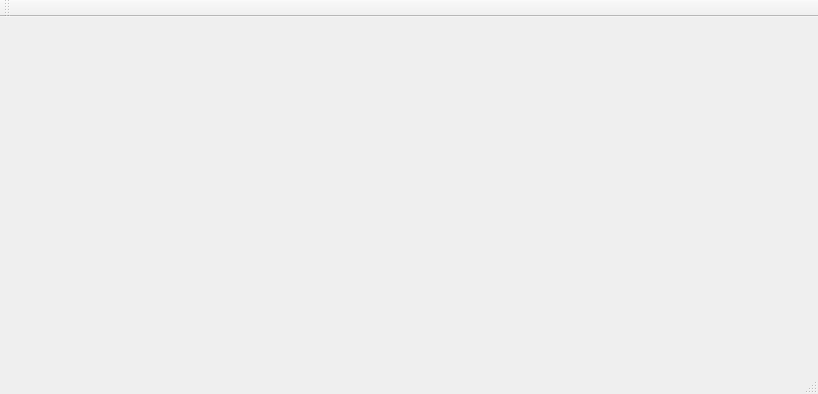
<?xml version="1.0" encoding="UTF-8"?>
<ui version="4.0">
 <class>RenderWindow</class>
 <widget class="QMainWindow" name="RenderWindow">
  <property name="geometry">
   <rect>
    <x>0</x>
    <y>0</y>
    <width>818</width>
    <height>394</height>
   </rect>
  </property>
  <property name="windowTitle">
   <string>RenderWindow</string>
  </property>
  <widget class="QWidget" name="centralWidget"/>
  <widget class="QMenuBar" name="menuBar">
   <property name="geometry">
    <rect>
     <x>0</x>
     <y>0</y>
     <width>818</width>
     <height>26</height>
    </rect>
   </property>
  </widget>
  <widget class="QToolBar" name="mainToolBar">
   <attribute name="toolBarArea">
    <enum>TopToolBarArea</enum>
   </attribute>
   <attribute name="toolBarBreak">
    <bool>false</bool>
   </attribute>
  </widget>
  <widget class="QStatusBar" name="statusBar"/>
 </widget>
 <layoutdefault spacing="6" margin="11"/>
 <resources/>
 <connections/>
</ui>
